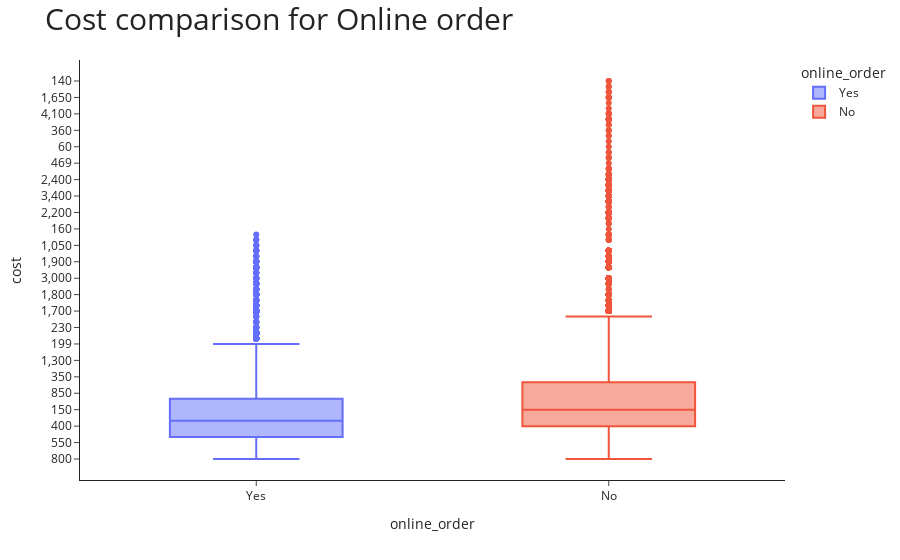

The notebook cell this image was saved under:
### Code cell
fig = px.box(df,x='online_order',y='cost',color='online_order')

fig.update_layout(title="Cost comparison for Online order",
                  titlefont={'size': 30},template='simple_white'
                  )
fig.show()

### Figure 1 — Plotly figure (JSON) as saved in the notebook; plotly's stock layout.template omitted (floating-point values rounded to 4 significant figures; data arrays with more than 128 entries replaced by an {"elided": "..."} marker saying what was removed)
{"data": [{"alignmentgroup": "True", "hovertemplate": "online_order=%{x}<br>cost=%{y}<extra></extra>", "legendgroup": "Yes", "marker": {"color": "#636efa"}, "name": "Yes", "notched": false, "offsetgroup": "Yes", "orientation": "v", "showlegend": true, "type": "box", "x": {"elided": "30444 str values"}, "x0": " ", "xaxis": "x", "y": {"elided": "30444 str values"}, "y0": " ", "yaxis": "y"}, {"alignmentgroup": "True", "hovertemplate": "online_order=%{x}<br>cost=%{y}<extra></extra>", "legendgroup": "No", "marker": {"color": "#EF553B"}, "name": "No", "notched": false, "offsetgroup": "No", "orientation": "v", "showlegend": true, "type": "box", "x": {"elided": "21273 str values"}, "x0": " ", "xaxis": "x", "y": {"elided": "21273 str values"}, "y0": " ", "yaxis": "y"}], "layout": {"boxmode": "overlay", "legend": {"title": {"text": "online_order"}, "tracegroupgap": 0}, "margin": {"t": 60}, "title": {"font": {"size": 30}, "text": "Cost comparison for Online order"}, "xaxis": {"anchor": "y", "categoryarray": ["Yes", "No"], "categoryorder": "array", "domain": [0, 1], "title": {"text": "online_order"}}, "yaxis": {"anchor": "x", "domain": [0, 1], "title": {"text": "cost"}}}}
